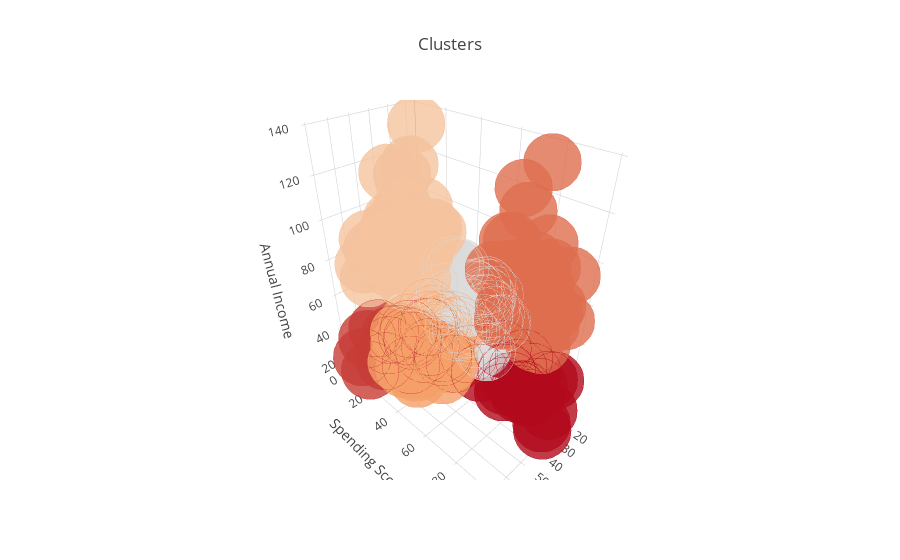

Notebook cell for this chart:
### Code cell
df['label3'] =  labels3
trace1 = go.Scatter3d(
    x= df['Age'],
    y= df['Spending Score (1-100)'],
    z= df['Annual Income (k$)'],
    mode='markers',
     marker=dict(
        color = df['label3'], 
        size= 20,
        line=dict(
            color= df['label3'],
            width= 12
        ),
        opacity=0.8
     )
)
data = [trace1]
layout = go.Layout(
#     margin=dict(
#         l=0,
#         r=0,
#         b=0,
#         t=0
#     )
    title= 'Clusters',
    scene = dict(
            xaxis = dict(title  = 'Age'),
            yaxis = dict(title  = 'Spending Score'),
            zaxis = dict(title  = 'Annual Income')
        )
)
fig = go.Figure(data=data, layout=layout)
py.offline.iplot(fig)

### Figure 1 — Plotly figure (JSON) as saved in the notebook; plotly's stock layout.template omitted (floating-point values rounded to 4 significant figures; data arrays with more than 128 entries replaced by an {"elided": "..."} marker saying what was removed)
{"data": [{"marker": {"color": {"elided": "200 int values"}, "line": {"color": {"elided": "200 int values"}, "width": 12}, "opacity": 0.8, "size": 20}, "mode": "markers", "type": "scatter3d", "uid": "4ceeaa3f-c0f4-4106-94a1-eabf15424764", "x": {"elided": "200 int values"}, "y": {"elided": "200 int values"}, "z": {"elided": "200 int values"}}], "layout": {"scene": {"xaxis": {"title": {"text": "Age"}}, "yaxis": {"title": {"text": "Spending Score"}}, "zaxis": {"title": {"text": "Annual Income"}}}, "title": {"text": "Clusters"}}}
